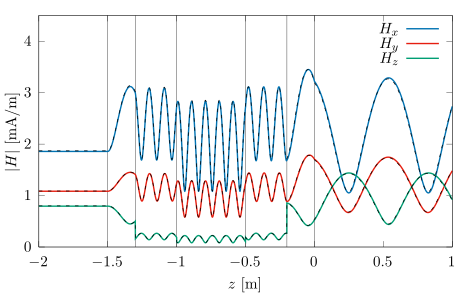

This figure's gnuplot source:
reset 
set terminal cairolatex standalone color background rgbcolor 'white' \
size 12 cm, 7.5 cm

set output 'Figure_H.tex'

set key top right

set xrange [-2.0:+1.0]
set yrange [0.0:+4.5]

set xtics 0.5
set ytics 1.0

# set mxtics 0.1
# set mytics 5

# set grid xtics ytics mxtics mytics lt 1 lc 'grey' dt 1 lw 1

set arrow from 0.0, 0.0 to 0.0, 4.5 nohead ls 1 dt 1 lc 'black' lw 1
set arrow from -0.2, 0.0 to -0.2, 4.5 nohead ls 1 dt 1 lc 'black' lw 1
set arrow from -0.5, 0.0 to -0.5, 4.5 nohead ls 1 dt 1 lc 'black' lw 1
set arrow from -1.0, 0.0 to -1.0, 4.5 nohead ls 1 dt 1 lc 'black' lw 1
set arrow from -1.3, 0.0 to -1.3, 4.5 nohead ls 1 dt 1 lc 'black' lw 1
set arrow from -1.5, 0.0 to -1.5, 4.5 nohead ls 1 dt 1 lc 'black' lw 1

set xlabel '$z$ [m]'
set ylabel '$|H|$ [mA/m]'
set title ''

plot '../data_PW.txt' using 1:(1000*$5) with lines lw 4 dt 1 lt 6 title '$H_{x}$', \
     '../data_PW.txt' using 1:(1000*$6)  with lines lw 4 dt 1 lt 7 title '$H_{y}$', \
     '../data_PW.txt' using 1:(1000*$7)  with lines lw 4 dt 1 lt 10 title '$H_{z}$', \
     '../Fields_H_PW.dat_save' using 1:(1000*$2)  with lines lw 2 dt 2 lt -1 title '', \
     '../Fields_H_PW.dat_save' using 1:(1000*$3)  with lines lw 2 dt 2 lt -1 title '', \
     '../Fields_H_PW.dat_save' using 1:(1000*$4)  with lines lw 2 dt 2 lt -1 title ''
